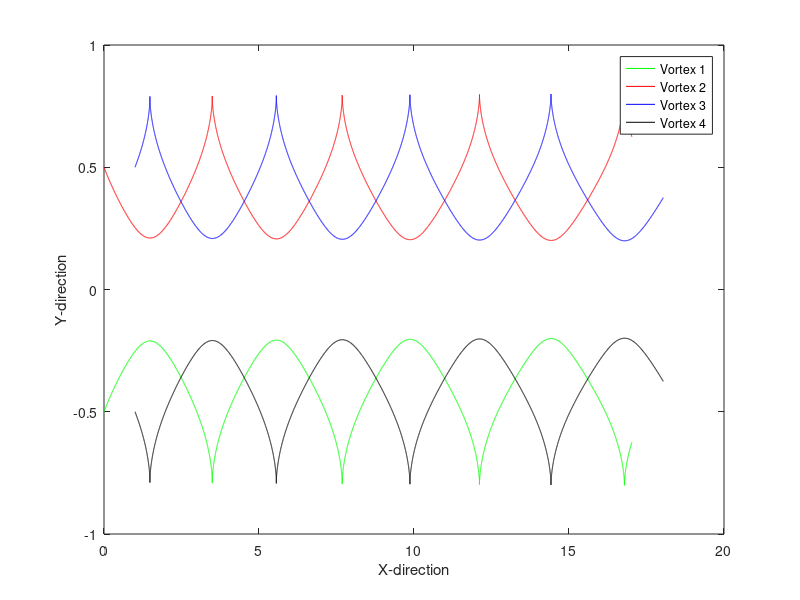

This figure's MATLAB source:
clc
clear all

% Vortex 1-4 (starting at bottom left moving clockwise)
d = 1.0;
delta_t = 0.01;
t_init = 0.0;
t_final = 60.0;

gamma1 = [0, 0, -1]; % same strength for each vortex
gamma2 = [0, 0, 1];
gamma3 = [0, 0, 1];
gamma4 = [0, 0, -1];

pos_1_old = [0, -0.5, 0]; % initialize positions of vortices
pos_2_old = [0, 0.5, 0];
pos_3_old = [1.0, 0.5, 0];
pos_4_old = [1.0, -0.5, 0];

vel_1_old = [0, 0, 0]; % initialize velocities
vel_2_old = [0, 0, 0];
vel_3_old = [0, 0, 0];
vel_4_old = [0, 0, 0];

vortex_1 = zeros(4000,2); % creates empty matrices
vortex_2 = zeros(4000,2);
vortex_3 = zeros(4000,2);
vortex_4 = zeros(4000,2);

count = 1;

for R = t_init:delta_t:t_final
    % computes the x and y distances between each vortex
    dist_12_x = pos_2_old(1)-pos_1_old(1);
    dist_13_x = pos_3_old(1)-pos_1_old(1);
    dist_14_x = pos_4_old(1)-pos_1_old(1);
    dist_21_x = pos_1_old(1)-pos_2_old(1);
    dist_23_x = pos_3_old(1)-pos_2_old(1);
    dist_24_x = pos_4_old(1)-pos_2_old(1);
    dist_31_x = pos_1_old(1)-pos_3_old(1);
    dist_32_x = pos_2_old(1)-pos_3_old(1);
    dist_34_x = pos_4_old(1)-pos_3_old(1);
    dist_41_x = pos_1_old(1)-pos_4_old(1);
    dist_42_x = pos_2_old(1)-pos_4_old(1);
    dist_43_x = pos_3_old(1)-pos_4_old(1);
    dist_12_y = pos_2_old(2)-pos_1_old(2);
    dist_13_y = pos_3_old(2)-pos_1_old(2);
    dist_14_y = pos_4_old(2)-pos_1_old(2);
    dist_21_y = pos_1_old(2)-pos_2_old(2);
    dist_23_y = pos_3_old(2)-pos_2_old(2);
    dist_24_y = pos_4_old(2)-pos_2_old(2);
    dist_31_y = pos_1_old(2)-pos_3_old(2);
    dist_32_y = pos_2_old(2)-pos_3_old(2);
    dist_34_y = pos_4_old(2)-pos_3_old(2);
    dist_41_y = pos_1_old(2)-pos_4_old(2);
    dist_42_y = pos_2_old(2)-pos_4_old(2);
    dist_43_y = pos_3_old(2)-pos_4_old(2);
    
    % computes the induced velocity of each vortex
    vel_12 = cross(gamma1, [dist_12_x,dist_12_y,0])/(2*pi*(dist_12_x^2+dist_12_y^2));
    vel_13 = cross(gamma1, [dist_13_x,dist_13_y,0])/(2*pi*(dist_13_x^2+dist_13_y^2));
    vel_14 = cross(gamma1, [dist_14_x,dist_14_y,0])/(2*pi*(dist_14_x^2+dist_14_y^2));
    vel_21 = cross(gamma2, [dist_21_x,dist_21_y,0])/(2*pi*(dist_21_x^2+dist_21_y^2));
    vel_23 = cross(gamma2, [dist_23_x,dist_23_y,0])/(2*pi*(dist_23_x^2+dist_23_y^2));
    vel_24 = cross(gamma2, [dist_24_x,dist_24_y,0])/(2*pi*(dist_24_x^2+dist_24_y^2));
    vel_31 = cross(gamma3, [dist_31_x,dist_31_y,0])/(2*pi*(dist_31_x^2+dist_31_y^2));
    vel_32 = cross(gamma3, [dist_32_x,dist_32_y,0])/(2*pi*(dist_32_x^2+dist_32_y^2));
    vel_34 = cross(gamma3, [dist_34_x,dist_34_y,0])/(2*pi*(dist_34_x^2+dist_34_y^2));
    vel_41 = cross(gamma4, [dist_41_x,dist_41_y,0])/(2*pi*(dist_41_x^2+dist_41_y^2));
    vel_42 = cross(gamma4, [dist_42_x,dist_42_y,0])/(2*pi*(dist_42_x^2+dist_42_y^2));
    vel_43 = cross(gamma4, [dist_43_x,dist_43_y,0])/(2*pi*(dist_43_x^2+dist_43_y^2));
    
    if R == 0
        vel_1_new = [0,0,0];
        vel_2_new = [0,0,0];
        vel_3_new = [0,0,0];
        vel_4_new = [0,0,0];
    else
        % updates the velocities of each vortex
        vel_1_new = vel_21 + vel_31 + vel_41;
        vel_2_new = vel_12 + vel_32 + vel_42;
        vel_3_new = vel_13 + vel_23 + vel_43;
        vel_4_new = vel_14 + vel_24 + vel_34;
    end

    vel_1_old = vel_1_new;
    vel_2_old = vel_2_new;
    vel_3_old = vel_3_new;
    vel_4_old = vel_4_new;
    
    % updates the position of each vortex
    pos_1_new = pos_1_old + (vel_1_old * 0.01);
    pos_2_new = pos_2_old + (vel_2_old * 0.01);
    pos_3_new = pos_3_old + (vel_3_old * 0.01);
    pos_4_new = pos_4_old + (vel_4_old * 0.01);
    
    pos_1_old = pos_1_new;
    pos_2_old = pos_2_new;
    pos_3_old = pos_3_new;
    pos_4_old = pos_4_new; 
    
    % saves the position in its respective matrix (for plotting purposes)
    vortex_1(count,:) = [pos_1_old(1), pos_1_old(2)];
    vortex_2(count,:) = [pos_2_old(1), pos_2_old(2)];
    vortex_3(count,:) = [pos_3_old(1), pos_3_old(2)];
    vortex_4(count,:) = [pos_4_old(1), pos_4_old(2)];
    
    count = count + 1;
end

% creates plot for the simulation
figure(1)
plot(vortex_1(:,1), vortex_1(:,2), 'g')
hold on
plot(vortex_2(:,1), vortex_2(:,2), 'r')
plot(vortex_3(:,1), vortex_3(:,2), 'b')
plot(vortex_4(:,1), vortex_4(:,2), 'k')
legend('Vortex 1', 'Vortex 2', 'Vortex 3', 'Vortex 4')
xlabel('X-direction')
ylabel('Y-direction')